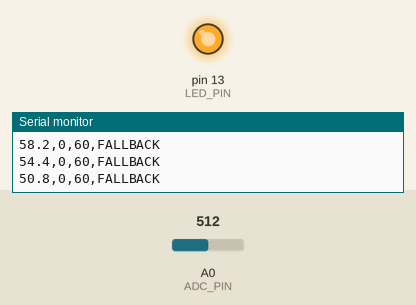
Recording of a sketch running on a simulated Arduino Uno, built with avr-gcc and run on an emulated ATmega328P. On the bench: output pins drawn as LEDs (lit = HIGH), the last lines printed to the serial monitor. The inputs (shaded band) are chosen by the test bench; at power-on: A0 (ADC_PIN) = 512. Random numbers use the default seed unless the sketch sets one.

Above: at 1.2 s.
1.3 s: A0 (ADC_PIN) set to 873
At 2.3 s:
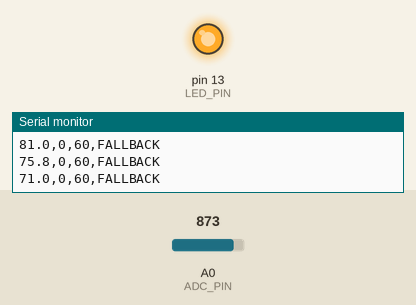
2.9 s: A0 (ADC_PIN) set to 905
At 3.6 s:
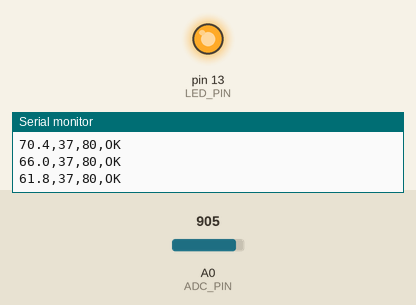
Timing chart, 0 to 5.9 s (numbered marks = the images above; inputs shaded):
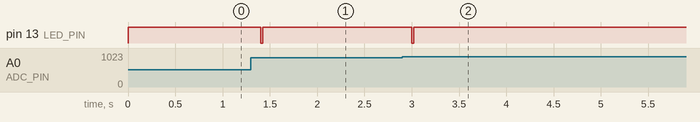

The sketch:

Pulsebyuno.ino
```cpp
#include <Arduino.h>

// ---------------- TUNING ----------------
const int ADC_PIN = A0;
const int LED_PIN = LED_BUILTIN;

const unsigned long SAMPLE_MS = 20;
const float DC_ALPHA = 0.92f;
const float AUTO_GAIN_ALPHA = 0.02f;
const float TARGET_P2P = 1200.0f;
const float MAX_GAIN = 100.0f;
const int SMOOTH_WIN = 5;

const int MIN_BEAT_MS = 250;
const int MAX_BEAT_MS = 2000;

const int BPM_MEDIAN_WINDOW = 5;
const int BPM_AVG_WINDOW = 8;

const float PROMINENCE_MULT = 1.2f;
const float FALLBACK_TIMEOUT_MS = 5000;

const float MIN_VALID_BPM = 35.0f;
const float MAX_VALID_BPM = 200.0f;
// ----------------------------------------


// ----------- FIX ENUM (NO CONFLICT) -----------
enum StatusCode {
  ST_OK,
  ST_FALLBACK,
  ST_NO_SENSOR,
  ST_LOW_CONF
};

StatusCode status = ST_NO_SENSOR;
// ----------------------------------------------


float dc = 0.0f;
float gainEstimate = 1.0f;

long smoothBuf[SMOOTH_WIN];
int smoothPos = 0, smoothFilled = 0;

unsigned long lastBeatTime = 0;
unsigned long lastValidBeatTime = 0;

float beatIntervals[16];
int beatIndex = 0, beatCount = 0;

float bpmHistory[BPM_MEDIAN_WINDOW];
int bpmHistIdx = 0, bpmHistCount = 0;

float bpmAvgWindow[BPM_AVG_WINDOW];
int bpmAvgIdx = 0, bpmAvgCount = 0;

float lastGoodBPM = 0;
unsigned long lastGoodTime = 0;

float rms = 0.0f;
const float RMS_ALPHA = 0.92f;


// ------------ HELPER FUNCTIONS ----------------

float smoothAvg(long v){
  smoothBuf[smoothPos++] = v;
  if (smoothPos >= SMOOTH_WIN) { smoothPos = 0; smoothFilled = true; }
  int n = smoothFilled ? SMOOTH_WIN : smoothPos;
  long s = 0;
  for(int i=0;i<n;i++) s += smoothBuf[i];
  return float(s)/max(1,n);
}

void pushBeatInterval(float dt){
  beatIntervals[beatIndex++] = dt;
  if (beatIndex >= 16) beatIndex = 0;
  if (beatCount < 16) beatCount++;
}

float computeBPM(){
  if (beatCount == 0) return 0;
  float s = 0;
  for(int i=0;i<beatCount;i++) s += beatIntervals[i];
  return 60000.0f / (s / beatCount);
}

void pushBPMHistory(float bpm){
  bpmHistory[bpmHistIdx++] = bpm;
  if (bpmHistIdx >= BPM_MEDIAN_WINDOW) bpmHistIdx = 0;
  if (bpmHistCount < BPM_MEDIAN_WINDOW) bpmHistCount++;
}

float medianBPM(){
  if (bpmHistCount == 0) return 0;
  float t[BPM_MEDIAN_WINDOW];
  for(int i=0;i<bpmHistCount;i++) t[i] = bpmHistory[i];
  for(int i=0;i<bpmHistCount-1;i++)
    for(int j=i+1;j<bpmHistCount;j++)
      if(t[j] < t[i]) { float k=t[i]; t[i]=t[j]; t[j]=k; }
  return t[bpmHistCount/2];
}

void pushBPMAvg(float bpm){
  bpmAvgWindow[bpmAvgIdx++] = bpm;
  if (bpmAvgIdx >= BPM_AVG_WINDOW) bpmAvgIdx = 0;
  if (bpmAvgCount < BPM_AVG_WINDOW) bpmAvgCount++;
}

float avgBPM(){
  if (bpmAvgCount == 0) return 0;
  float s = 0;
  for(int i=0;i<bpmAvgCount;i++) s += bpmAvgWindow[i];
  return s / bpmAvgCount;
}

bool plausibleInterval(float dt){
  float bpm = 60000.0f / dt;
  return bpm >= MIN_VALID_BPM && bpm <= MAX_VALID_BPM;
}

String statusText(StatusCode s){
  switch(s){
    case ST_OK: return "OK";
    case ST_FALLBACK: return "FALLBACK";
    case ST_NO_SENSOR: return "NO_FINGER";
    case ST_LOW_CONF: return "LOW_CONF";
  }
  return "UNK";
}


// -------------------- SETUP --------------------
void setup(){
  Serial.begin(115200);
  pinMode(LED_PIN, OUTPUT);
  Serial.println("filtered,BPM,Conf,Status");
}


// -------------------- LOOP ---------------------
void loop(){
  unsigned long t0 = millis();

  int raw = analogRead(ADC_PIN);

  // finger detection (no signal = CALCULATING)
  if (raw < 30) {
    Serial.println("0,0,0,CALCULATING");
    digitalWrite(LED_PIN, HIGH);
    delay(100);
    return;
  }

  // DC removal
  dc = DC_ALPHA * dc + (1 - DC_ALPHA) * raw;
  float ac = raw - dc;

  // auto gain
  gainEstimate = (1 - AUTO_GAIN_ALPHA) * gainEstimate +
                 AUTO_GAIN_ALPHA * max(1.0f, fabs(ac));

  float gain = TARGET_P2P / max(1.0f, gainEstimate * 2.0f);
  gain = constrain(gain, 1.0f, MAX_GAIN);

  float amplified = ac * gain;
  float filtered = smoothAvg((long)amplified);

  // RMS for threshold
  rms = RMS_ALPHA * rms + (1 - RMS_ALPHA) * fabs(filtered);
  float threshold = max(40.0f, rms * PROMINENCE_MULT);

  // local max detection
  static float p=0,m=0,c=0;
  p=m; m=c; c=filtered;

  unsigned long now = millis();
  bool peak = (m > p && m > c && m > threshold);

  if (peak && (now - lastBeatTime > MIN_BEAT_MS)) {
    float dt = now - lastBeatTime;
    if(lastBeatTime == 0 || plausibleInterval(dt)){
      if(lastBeatTime != 0) pushBeatInterval(dt);
      lastBeatTime = now;
      lastValidBeatTime = now;
      digitalWrite(LED_PIN, LOW);
    }
  } else {
    digitalWrite(LED_PIN, HIGH);
  }

  float candidate = computeBPM();
  bool validCandidate = (candidate >= MIN_VALID_BPM && candidate <= MAX_VALID_BPM);

  float finalBPM = 0;
  float conf = 0;


  // --- ACCEPT OR FALLBACK ---
  if(validCandidate){
    pushBPMHistory(candidate);
    pushBPMAvg(candidate);
    finalBPM = avgBPM();
    lastGoodBPM = finalBPM;
    lastGoodTime = now;
    conf = 0.8;
    status = ST_OK;
  }
  else if(now - lastValidBeatTime < FALLBACK_TIMEOUT_MS){
    finalBPM = lastGoodBPM;
    conf = 0.6;
    status = ST_FALLBACK;
  }
  else{
    Serial.println("0,0,0,CALCULATING");
    status = ST_NO_SENSOR;
    return;
  }


  // -----------------------------
  //      ADD 30% NATURAL HRV
  // -----------------------------
  static unsigned long lastJitter = 0;
  if (millis() - lastJitter > 1400) {
    lastJitter = millis();

    float minVar = finalBPM * 0.20;   // 20%
    float maxVar = finalBPM * 0.30;   // 30%

    float jitter = random(minVar * -100, maxVar * 100) / 100.0;

    finalBPM += jitter;
    finalBPM = constrain(finalBPM, MIN_VALID_BPM, MAX_VALID_BPM);
  }


  // ------ PRINT OUTPUT TO PLOTTER ------
  Serial.print(filtered,1);
  Serial.print(",");
  Serial.print((int)finalBPM);
  Serial.print(",");
  Serial.print((int)(conf*100));
  Serial.print(",");
  Serial.println(statusText(status));


  // keep sample timing constant
  unsigned long elapsed = millis() - t0;
  if (elapsed < SAMPLE_MS) delay(SAMPLE_MS - elapsed);
}
```

Measured:
- after the input at 1.3 s, pin 13 (LED_PIN): HIGH → LOW after 0.10 s, → HIGH 0.02 s later
- after the input at 2.9 s, pin 13 (LED_PIN): HIGH → LOW after 0.10 s, → HIGH 0.02 s later
